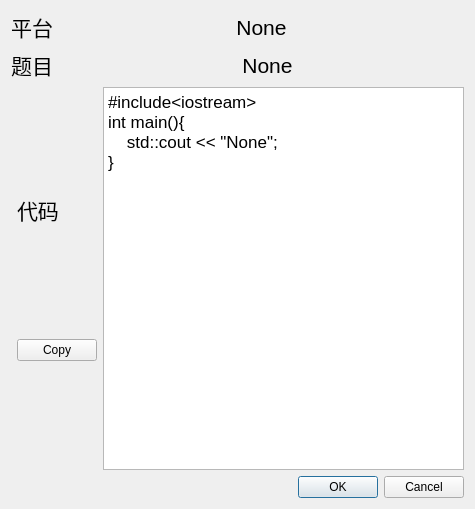
<?xml version="1.0" encoding="UTF-8"?>
<ui version="4.0">
 <class>problem_view</class>
 <widget class="QDialog" name="problem_view">
  <property name="geometry">
   <rect>
    <x>0</x>
    <y>0</y>
    <width>475</width>
    <height>509</height>
   </rect>
  </property>
  <property name="windowTitle">
   <string>Problem-View</string>
  </property>
  <layout class="QVBoxLayout" name="verticalLayout">
   <item>
    <layout class="QHBoxLayout" name="horizontalLayout">
     <item>
      <widget class="QLabel" name="label_2">
       <property name="font">
        <font>
         <pointsize>16</pointsize>
        </font>
       </property>
       <property name="text">
        <string>平台</string>
       </property>
       <property name="alignment">
        <set>Qt::AlignCenter</set>
       </property>
      </widget>
     </item>
     <item>
      <widget class="QLabel" name="site">
       <property name="sizePolicy">
        <sizepolicy hsizetype="Expanding" vsizetype="Preferred">
         <horstretch>0</horstretch>
         <verstretch>0</verstretch>
        </sizepolicy>
       </property>
       <property name="font">
        <font>
         <pointsize>16</pointsize>
        </font>
       </property>
       <property name="text">
        <string>None</string>
       </property>
       <property name="alignment">
        <set>Qt::AlignCenter</set>
       </property>
      </widget>
     </item>
    </layout>
   </item>
   <item>
    <layout class="QHBoxLayout" name="horizontalLayout_2">
     <item>
      <widget class="QLabel" name="label_4">
       <property name="font">
        <font>
         <pointsize>16</pointsize>
        </font>
       </property>
       <property name="text">
        <string>题目  </string>
       </property>
       <property name="alignment">
        <set>Qt::AlignCenter</set>
       </property>
      </widget>
     </item>
     <item>
      <widget class="QLabel" name="problem">
       <property name="sizePolicy">
        <sizepolicy hsizetype="Expanding" vsizetype="Preferred">
         <horstretch>0</horstretch>
         <verstretch>0</verstretch>
        </sizepolicy>
       </property>
       <property name="font">
        <font>
         <pointsize>16</pointsize>
        </font>
       </property>
       <property name="text">
        <string>None</string>
       </property>
       <property name="alignment">
        <set>Qt::AlignCenter</set>
       </property>
      </widget>
     </item>
    </layout>
   </item>
   <item>
    <layout class="QHBoxLayout" name="horizontalLayout_3">
     <item>
      <widget class="Line" name="line">
       <property name="sizePolicy">
        <sizepolicy hsizetype="Fixed" vsizetype="Preferred">
         <horstretch>0</horstretch>
         <verstretch>0</verstretch>
        </sizepolicy>
       </property>
       <property name="frameShadow">
        <enum>QFrame::Plain</enum>
       </property>
       <property name="orientation">
        <enum>Qt::Horizontal</enum>
       </property>
      </widget>
     </item>
     <item>
      <layout class="QVBoxLayout" name="verticalLayout_2">
       <item>
        <widget class="QLabel" name="label">
         <property name="sizePolicy">
          <sizepolicy hsizetype="Preferred" vsizetype="Fixed">
           <horstretch>0</horstretch>
           <verstretch>0</verstretch>
          </sizepolicy>
         </property>
         <property name="font">
          <font>
           <pointsize>16</pointsize>
          </font>
         </property>
         <property name="text">
          <string>代码</string>
         </property>
        </widget>
       </item>
       <item>
        <widget class="QPushButton" name="pushButton">
         <property name="sizePolicy">
          <sizepolicy hsizetype="Fixed" vsizetype="Fixed">
           <horstretch>0</horstretch>
           <verstretch>0</verstretch>
          </sizepolicy>
         </property>
         <property name="text">
          <string>Copy</string>
         </property>
        </widget>
       </item>
      </layout>
     </item>
     <item>
      <widget class="QTextBrowser" name="code_browser">
       <property name="sizePolicy">
        <sizepolicy hsizetype="Expanding" vsizetype="Expanding">
         <horstretch>0</horstretch>
         <verstretch>0</verstretch>
        </sizepolicy>
       </property>
       <property name="font">
        <font>
         <pointsize>15</pointsize>
        </font>
       </property>
       <property name="html">
        <string>&lt;!DOCTYPE HTML PUBLIC &quot;-//W3C//DTD HTML 4.0//EN&quot; &quot;http://www.w3.org/TR/REC-html40/strict.dtd&quot;&gt;
&lt;html&gt;&lt;head&gt;&lt;meta name=&quot;qrichtext&quot; content=&quot;1&quot; /&gt;&lt;meta charset=&quot;utf-8&quot; /&gt;&lt;style type=&quot;text/css&quot;&gt;
p, li { white-space: pre-wrap; }
hr { height: 1px; border-width: 0; }
li.unchecked::marker { content: &quot;\2610&quot;; }
li.checked::marker { content: &quot;\2612&quot;; }
&lt;/style&gt;&lt;/head&gt;&lt;body style=&quot; font-family:'.AppleSystemUIFont'; font-size:15pt; font-weight:400; font-style:normal;&quot;&gt;
&lt;p style=&quot; margin-top:0px; margin-bottom:0px; margin-left:0px; margin-right:0px; -qt-block-indent:0; text-indent:0px;&quot;&gt;&lt;span style=&quot; font-size:13pt;&quot;&gt;#include&amp;lt;iostream&amp;gt;&lt;/span&gt;&lt;/p&gt;
&lt;p style=&quot; margin-top:0px; margin-bottom:0px; margin-left:0px; margin-right:0px; -qt-block-indent:0; text-indent:0px;&quot;&gt;&lt;span style=&quot; font-size:13pt;&quot;&gt;int main(){&lt;/span&gt;&lt;/p&gt;
&lt;p style=&quot; margin-top:0px; margin-bottom:0px; margin-left:0px; margin-right:0px; -qt-block-indent:0; text-indent:0px;&quot;&gt;&lt;span style=&quot; font-size:13pt;&quot;&gt;    std::cout &amp;lt;&amp;lt; &amp;quot;None&amp;quot;;&lt;/span&gt;&lt;/p&gt;
&lt;p style=&quot; margin-top:0px; margin-bottom:0px; margin-left:0px; margin-right:0px; -qt-block-indent:0; text-indent:0px;&quot;&gt;&lt;span style=&quot; font-size:13pt;&quot;&gt;}&lt;/span&gt;&lt;/p&gt;&lt;/body&gt;&lt;/html&gt;</string>
       </property>
      </widget>
     </item>
    </layout>
   </item>
   <item>
    <widget class="QDialogButtonBox" name="buttonBox">
     <property name="orientation">
      <enum>Qt::Horizontal</enum>
     </property>
     <property name="standardButtons">
      <set>QDialogButtonBox::Cancel|QDialogButtonBox::Ok</set>
     </property>
    </widget>
   </item>
  </layout>
 </widget>
 <resources/>
 <connections>
  <connection>
   <sender>buttonBox</sender>
   <signal>clicked(QAbstractButton*)</signal>
   <receiver>problem_view</receiver>
   <slot>close()</slot>
   <hints>
    <hint type="sourcelabel">
     <x>248</x>
     <y>254</y>
    </hint>
    <hint type="destinationlabel">
     <x>157</x>
     <y>274</y>
    </hint>
   </hints>
  </connection>
 </connections>
</ui>
